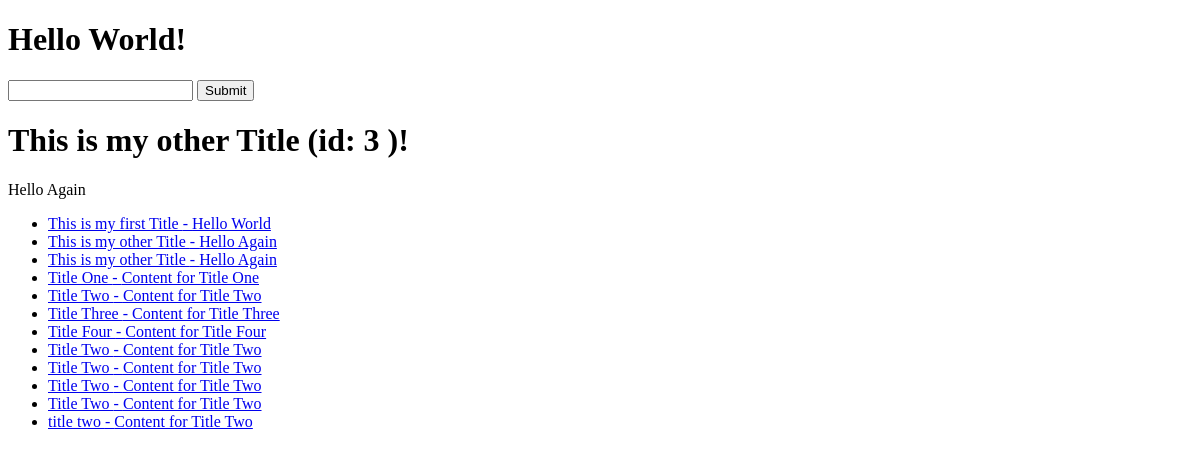
The app's page /, older data.
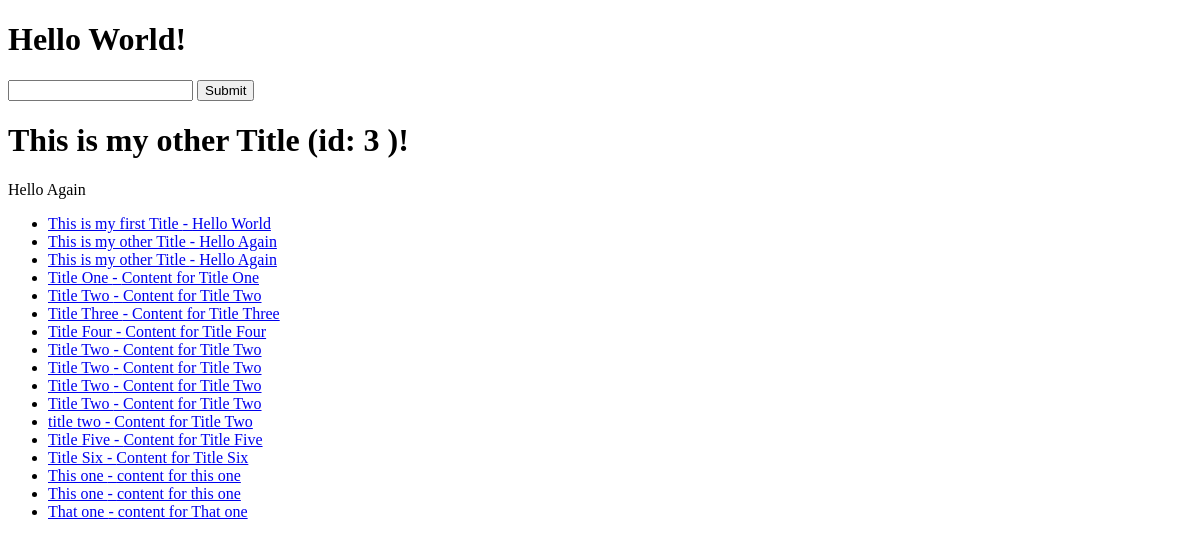
The same page, newer data.
### articles/models.py (models this page shows, shortened)
class Articles(models.Model):
    title = models.CharField(max_length=60)
    slug = models.SlugField(blank=True, null=True)
    content = models.TextField()
    timestamp = models.DateTimeField(auto_now_add=True)
    updated = models.DateTimeField(auto_now=True)
    publish = models.DateField(auto_now_add=False, auto_now=False, null=True, blank=True)

### trydjango/views.py (the view)
# urls.py: path('', home_view),
def home_view(request, *args, **kwargs):
    random_id = random.randint(1,4)
    article_obj = Articles.objects.get(id=random_id)
    article_queryset = Articles.objects.all()
    context = {
        "object_list": article_queryset,
        "object": article_obj,
        "id": article_obj.id,
        "title": article_obj.title,
        "content": article_obj.content
    }
    HTML_STRING = render_to_string("home-view.html", context=context)
    return HttpResponse(HTML_STRING)

### templates/home-view.html
{% extends "base.html" %}
{% block content %}
<h1>{{ object.title }} (id: {{id}} )!</h1>
<p>{{ content }}</p>
<ul>
    {% for x in object_list %}
        {% if x.title %}
            <li><a href="/articles/{{x.id}}">{{ x.title }} - {{ x.content }}</a></li>
        {% endif %}
    {% endfor %}
</ul>
{% endblock %}

### templates/base.html (shortened to what this page needs)
<!DOCTYPE html>
<html lang="en">
<head>
</head>
<body>
    <h1>Hello World!</h1>
    <form action="/articles/" method="get">
        <input type="text" name="q">
        <input type="submit">
    </form>
    {% block content %}
    {% endblock %}
</body>
</html>

Row changes from the older to the newer data that the page shows:
added Articles: title "Title Five", content "Content for Title Five"
added Articles: title "Title Six", content "Content for Title Six"
added Articles: title "This one", content "content for this one"
added Articles: title "This one", content "content for this one"
added Articles: title "That one", content "content for That one"
